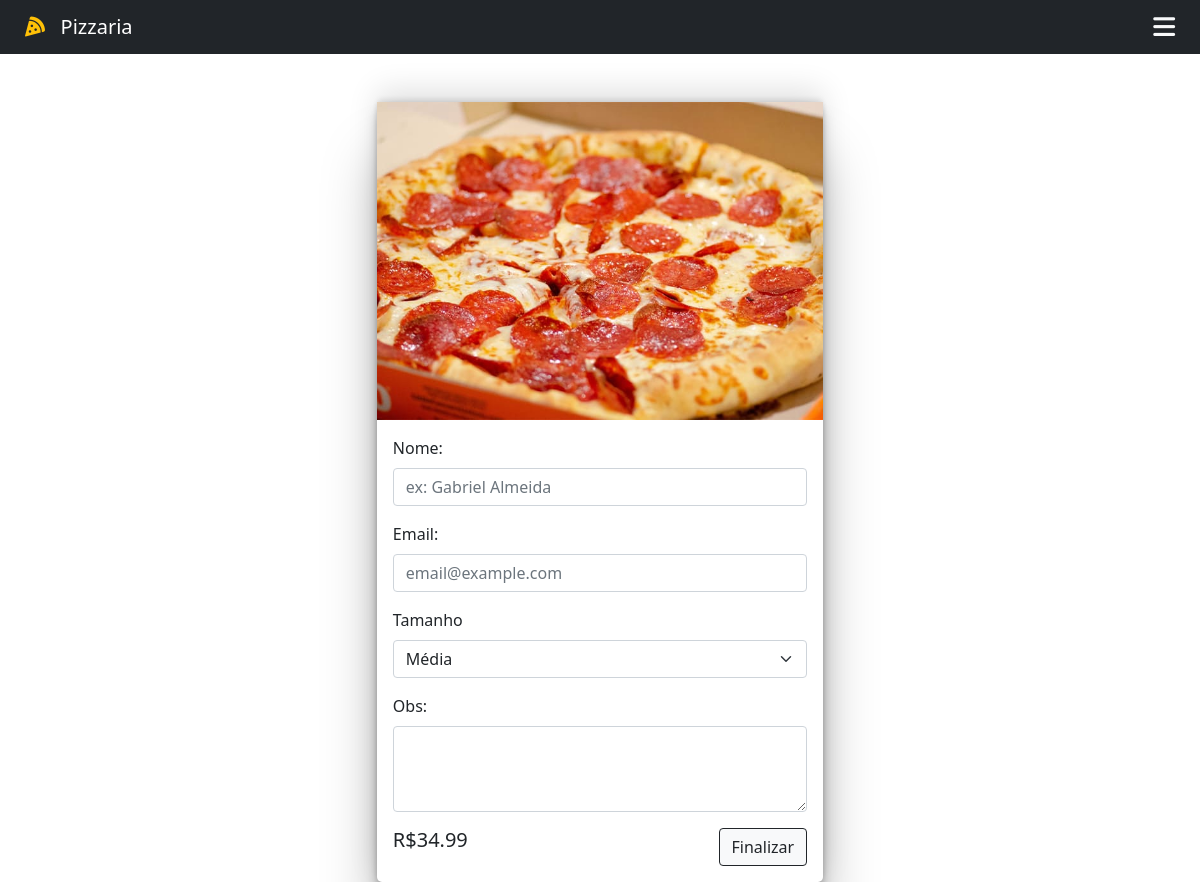
Page /order/2 on the committed database.
### App/models.py (models this page shows, shortened)
class Flavor(models.Model):
    name = models.CharField(max_length=45)
    price = models.DecimalField(max_digits=5, decimal_places=2, default=0.00)
    description = models.CharField(max_length=300)
    cover = models.ImageField(
        upload_to='App/media/img/%Y/%m/%d/', blank=True, default=''
    )

### App/views.py (the view)
# urls.py: path('order/<int:flavour_id>', views.order, name="order")
def order(request, flavour_id):
    flavour = Flavor.objects.get(id=flavour_id)
    if request.method == "POST":
        order = Order()
        name = request.POST.get('nameInput')
        email = request.POST.get('emailInput')
        size = request.POST.get('tamanhoInput')
        obs_message = request.POST.get('obsInput')
        order.flavour = flavour
        order.name = name
        order.email = email
        order.size = size
        order.obs_message = obs_message
        order.save()
        messages.success(request, 'Pedido solicitado com sucesso!')
        return HttpResponseRedirect('/')
    else:
        return render(request, "App/pages/order.html", context={
            'flavour': flavour,
        })

### App/templates/App/pages/order.html (shortened to what this page needs)
{% extends 'App/base.html' %} {% block title %}Order{% endblock title %}
{%block content %}
<div class="container d-flex justify-content-center align-items-center">
  <div
    class="flavour-wrapper mt-5"
    style="width: 40%; border-radius: 5px !important;"
  >
    <div class="img-flavour" style="max-width: 100%">
      <img
        src="{{flavour.cover.url}}"
        alt="{{flavour.name}}"
        class="d-block"
        style="width: 100%; margin: 0 auto"
      />
    </div>
    <form method="POST" class="form-container m-3">
      <div class="mb-3">
        <label for="nameInput" class="form-label"
          >Nome:</label
        >
        <input
          type="text"
          class="form-control"
          id="nameInput"
          name="nameInput"
          placeholder="ex: Gabriel Almeida"
        />
      </div>
      <div class="mb-3">
        <label for="emailInput" class="form-label"
          >Email:</label
        >
        <input
          type="email"
          class="form-control"
          id="emailInput"
          name="emailInput"
          placeholder="email@example.com"
        />
      </div>
      <div class="mb-3">
        <label for="tamanhoInput" class="form-label"
          >Tamanho</label
        >
        <select class="form-select" name="tamanhoInput" aria-label="Default select example">
            <option value="Medium" selected>Média</option>
        </select>
      </div>
      <div class="mb-3">
        <label for="obsInput" class="form-label"
          >Obs:</label
        >
        <textarea
          class="form-control"
          id="obsInput"
          name="obsInput"
          rows="3"
        ></textarea>
      </div>
        <div class="d-flex justify-content-between">
        <h5>R${{flavour.price}}</h5>
        <button type="submit" class="btn btn-light btn-outline-dark">Finalizar</a>
        </div>
    </form>
  </div>
</div>
{% endblock content %}

### App/static/css/style.css (style rules this page uses)
.flavour-wrapper { box-shadow: rgba(0, 0, 0, 0.25) 0px 54px 55px, rgba(0, 0, 0, 0.12) 0px -12px 30px, rgba(0, 0, 0, 0.12) 0px 4px 6px, rgba(0, 0, 0, 0.17) 0px 12px 13px, rgba(0, 0, 0, 0.09) 0px -3px 5px; }

### rows in the picture
Flavor: cover (picture), price "34.99"
